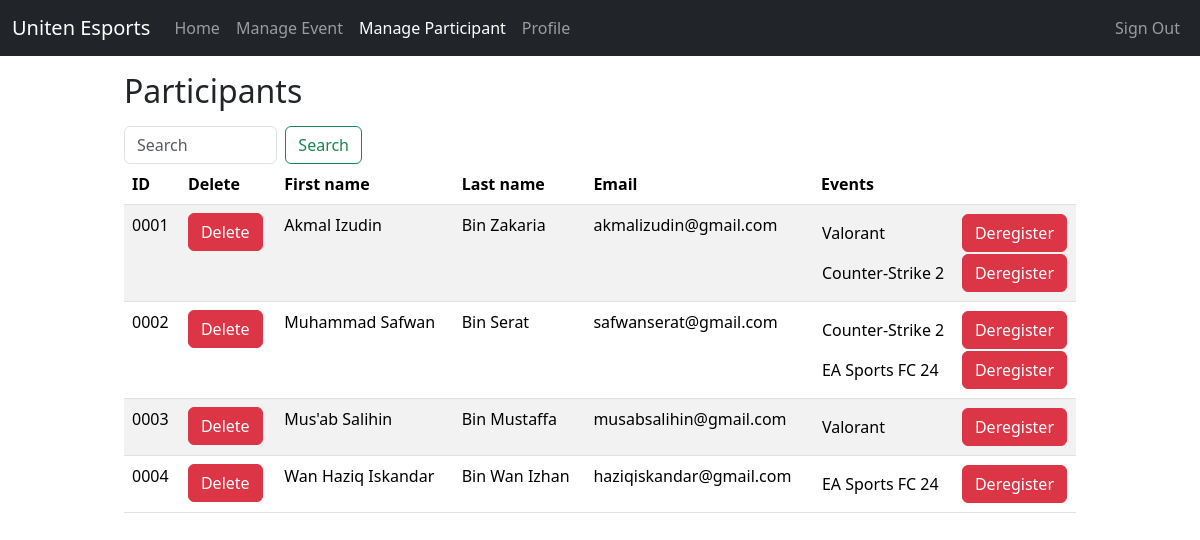
/php/participant/participant.php (signed in), run on the app's committed database.
### tables this page shows
CREATE TABLE `participants` (
  `participantid` int(4) UNSIGNED ZEROFILL NOT NULL,
  `firstname` varchar(30) NOT NULL,
  `lastname` varchar(30) NOT NULL,
  `username` varchar(30) NOT NULL,
  `email` varchar(30) NOT NULL,
  `password` varchar(30) NOT NULL
);

CREATE TABLE `events` (
  `eventid` int(4) UNSIGNED ZEROFILL NOT NULL,
  `eventname` varchar(30) NOT NULL,
  `quota` int(4) NOT NULL
);

### php/participant/participant.php (the view, shortened to what this page needs)
<!DOCTYPE html>
<html lang="en">
<head>
  <link href="https://cdn.jsdelivr.net/npm/bootstrap@5.3.2/dist/css/bootstrap.min.css" rel="stylesheet" />
  <link rel="stylesheet" href="../../css/colormodes.css" />
  <link rel="stylesheet" href="../../css/navbar.css" />
</head>
<body>
  <nav class="navbar navbar-expand-lg fixed-top navbar-dark bg-dark" aria-label="Main navigation">
    <div class="container-fluid">
      <a class="navbar-brand" href="../home/home.php">Uniten Esports</a>
      <div class="navbar-collapse offcanvas-collapse" id="navbarsExampleDefault">
        <ul class="navbar-nav me-auto mb-2 mb-lg-0">
          <li class="nav-item">
            <a class="nav-link" aria-current="page" href="../home/home.php">Home</a>
          </li>
          <?php
          if (isset($_SESSION["role"])) :
            if ($_SESSION["role"] == "participant") :
          ?>
              <li class="nav-item">
                <a class="nav-link" href="../registration/registration.php">Join Event</a>
              </li>
              <li class="nav-item">
                <a class="nav-link" href="../profile/profile.php">Profile</a>
              </li>
        </ul>
        <ul class="navbar-nav me-auto mb-2 mb-lg-0 d-flex flex-fill justify-content-end">
          <li class="nav-item">
            <a class="nav-link" href="../signout/signout.php">Sign Out</a>
          </li>
        </ul>
      <?php else : ?>
        <li class="nav-item">
          <a class="nav-link" href="../event/event.php">Manage Event</a>
        </li>
        <li class="nav-item">
          <a class="nav-link active" href="../participant/participant.php">Manage Participant</a>
        </li>
        <li class="nav-item">
          <a class="nav-link" href="../profile/profile.php">Profile</a>
        </li>
        </ul>
        <ul class="navbar-nav me-auto mb-2 mb-lg-0 d-flex flex-fill justify-content-end">
          <li class="nav-item">
            <a class="nav-link" href="../signout/signout.php">Sign Out</a>
          </li>
        </ul>
      <?php
            endif;
    endif; ?>
      </div>
    </div>
  </nav>
  <?php
  if (isset($_SESSION["role"])) :
    if ($_SESSION["role"] == "admin") :
      include "../connect.php";
  ?>
      <div class="container-fluid">
        <div class="row justify-content-center">
          <main class="col-md-9 col-lg-10 px-md-4">
            <h2 class="my-3">Participants</h2>
            <form class="d-flex col-3" role="search" method="get" action="participant.php">
              <input class="form-control me-2" type="search" placeholder="Search" name="searchkey" />
              <button class="btn btn-outline-success" type="submit" name="submit">
                Search
              </button>
            </form>
            <div class="table-responsive">
              <table class="table table-striped">
                <thead>
                  <tr>
                    <th scope="col">ID</th>
                    <th scope="col">Delete</th>
                    <th scope="col">First name</th>
                    <th scope="col">Last name</th>
                    <th scope="col">Email</th>
                    <th scope="col">Events</th>
                  </tr>
                </thead>
                <?php
                if (isset($_GET["submit"])) {
                  $searchkey = $_GET["searchkey"];
                  $participantsql = "SELECT * FROM participants WHERE participantid LIKE '%$searchkey%' OR firstname LIKE '%$searchkey%' OR lastname LIKE '%$searchkey%' OR email LIKE '%$searchkey%'";
                } else {
                  $participantsql = "SELECT * FROM participants";
                }
                $participantresult = mysqli_query($con, $participantsql) or die("Unable to fetch data from participants table due to " . mysqli_error($con));
                while ($participantrow = mysqli_fetch_array($participantresult, MYSQLI_BOTH)) {
                  $participantid = $participantrow["participantid"];
                  $firstname = $participantrow["firstname"];
                  $lastname = $participantrow["lastname"];
                  $email = $participantrow["email"];
                  echo '
                    <tr>
                      <td>' . $participantid . '</td>
                      <td> <a class="btn btn-danger" href="participant_delete_participant.php?participantid=' . $participantid . '">Delete</a> </td>
                      <td>' . $firstname . '</td>
                      <td>' . $lastname . '</td>
                      <td>' . $email . '</td>
                      <td>
                  ';
                  $eventsql = "SELECT participants.participantid,participants.firstname,participants.lastname,participants.email,
                          events.eventname, events.eventid FROM participants
                          LEFT JOIN registrations ON participants.participantid=registrations.participantid
                          LEFT JOIN events ON registrations.eventid=events.eventid WHERE registrations.participantid = $participantid";
                  $eventresult = mysqli_query($con, $eventsql) or die("Unable to join participants table with registrations table and events table due to " . mysqli_error($con));
                  while ($eventrow = mysqli_fetch_array($eventresult, MYSQLI_BOTH)) {
                    $eventid = $eventrow["eventid"];
                    $eventname = $eventrow["eventname"];
                    echo '
                      <table class="col-12">
                        <tr>
                          <td class="col-8">' . $eventname . '</td>
                          <td class="col-4"><a class="btn btn-danger" href="participant_delete_registration.php?eventid=' . $eventid . '&participantid=' . $participantid . '">Deregister</a></td>
                        </tr>
                      </table>
                    ';
                  }
                  echo '
                      </td>
                    </tr>
                  ';
                }
                ?>
              </table>
            </div>
          </main>
        </div>
      </div>
    <?php endif;
  endif; ?>
</body>
</html>

### css/navbar.css (style rules this page uses)
html, body { overflow-x: hidden; }
body { padding-top: 56px; }

### data on the page
participants: participantid "0001", firstname "Akmal Izudin", lastname "Bin Zakaria", email "akmalizudin@gmail.com", events.eventname "Valorant", events.eventname "Counter-Strike 2"
participants: participantid "0002", firstname "Muhammad Safwan", lastname "Bin Serat", email "safwanserat@gmail.com", events.eventname "Counter-Strike 2", events.eventname "EA Sports FC 24"
participants: participantid "0003", firstname "Mus'ab Salihin", lastname "Bin Mustaffa", email "musabsalihin@gmail.com", events.eventname "Valorant"
participants: participantid "0004", firstname "Wan Haziq Iskandar", lastname "Bin Wan Izhan", email "haziqiskandar@gmail.com", events.eventname "EA Sports FC 24"
